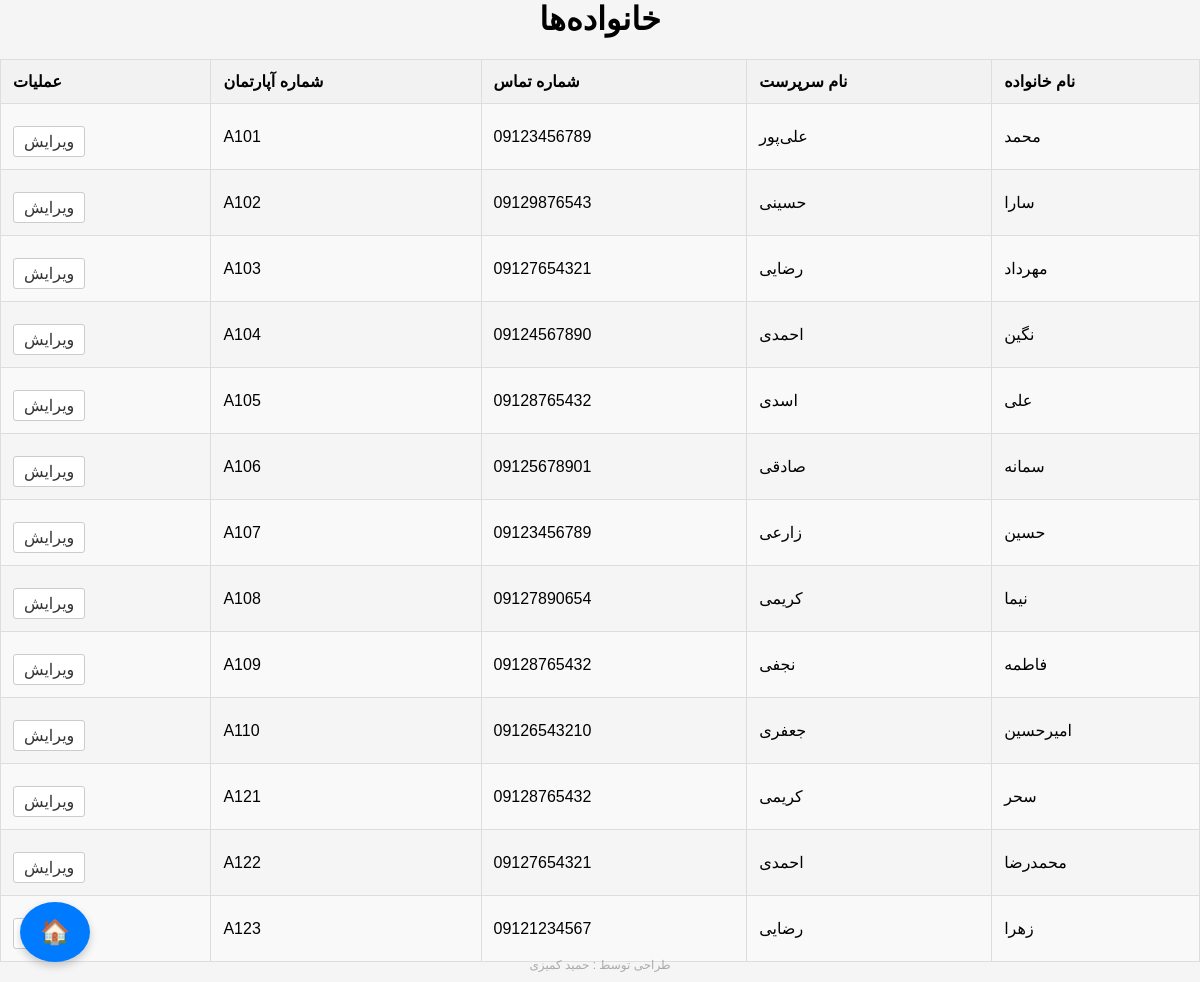
Screenshot of /view_families.php (signed in) with the database file from the repository.
### tables this page shows
CREATE TABLE `families` (
  `id` int(11) NOT NULL,
  `family_name` varchar(100) NOT NULL,
  `head_name` varchar(100) NOT NULL,
  `contact_number` varchar(20) NOT NULL,
  `apartment_number` varchar(20) NOT NULL
);

### view_families.php (the view, shortened to what this page needs)
<?php
include 'db.php';
$stmt = $pdo->query('SELECT * FROM families');
$families = $stmt->fetchAll();
?>
<html lang="fa" dir="rtl">
<head>
    <link rel="stylesheet" href="style.css">
</head>
<body>
    <h1>خانواده‌ها</h1>
    <table>
        <tr>
            <th>نام خانواده</th>
            <th>نام سرپرست</th>
            <th>شماره تماس</th>
            <th>شماره آپارتمان</th>
            <th>عملیات</th>
        </tr>
        <?php foreach ($families as $family): ?>
        <tr>
            <td><?= htmlspecialchars($family['family_name']) ?></td>
            <td><?= htmlspecialchars($family['head_name']) ?></td>
            <td><?= htmlspecialchars($family['contact_number']) ?></td>
            <td><?= htmlspecialchars($family['apartment_number']) ?></td>
            <td>
                <a href="edit_family.php?id=<?= $family['id'] ?>">ویرایش</a>
            </td>
        </tr>
        <?php endforeach; ?>
    </table>
                <a href="dashboard.php" class="float-button">&#127968;</a>
        <?php include 'footer.php'; ?>
</body>
</html>

### style.css (style rules this page uses)
body { font-family: 'Iransans', Arial, sans-serif; margin: 0; padding: 0; background-color: #f5f5f5; direction: rtl; text-align: right; }
table { width: 100%; border-collapse: collapse; margin: 20px 0; }
table, th, td { border: 1px solid #ddd; }
th, td { padding: 12px; text-align: left; }
th { background-color: #f2f2f2; font-weight: bold; }
tr:nth-child(even) { background-color: #f9f9f9; }
h1 { text-align: center; }
a { display: inline-block; padding: 5px 10px; text-decoration: none; color: #333; border: 1px solid #ccc; background-color: #fff; border-radius: 3px; margin-top: 10px; }
.float-button { position: fixed; bottom: 20px; left: 20px; width: 50px; height: 50px; background-color: #007bff; color: #fff; border: none; border-radius: 50%; font-size: 24px; text-align: center; line-height: 50px; cursor: pointer; box-shadow: 0px 4px 8px rgba(0, 0, 0, 0.2); transition: background-color 0.3s ease; }

### rows the page displays
families: family_name "محمد", head_name "علی‌پور", contact_number "09123456789", apartment_number "A101"
families: family_name "سارا", head_name "حسینی", contact_number "09129876543", apartment_number "A102"
families: family_name "مهرداد", head_name "رضایی", contact_number "09127654321", apartment_number "A103"
families: family_name "نگین", head_name "احمدی", contact_number "09124567890", apartment_number "A104"
families: family_name "علی", head_name "اسدی", contact_number "09128765432", apartment_number "A105"
families: family_name "سمانه", head_name "صادقی", contact_number "09125678901", apartment_number "A106"
families: family_name "حسین", head_name "زارعی", contact_number "09123456789", apartment_number "A107"
families: family_name "نیما", head_name "کریمی", contact_number "09127890654", apartment_number "A108"
families: family_name "فاطمه", head_name "نجفی", contact_number "09128765432", apartment_number "A109"
families: family_name "امیرحسین", head_name "جعفری", contact_number "09126543210", apartment_number "A110"
families: family_name "سحر", head_name "کریمی", contact_number "09128765432", apartment_number "A121"
families: family_name "محمدرضا", head_name "احمدی", contact_number "09127654321", apartment_number "A122"
families: family_name "زهرا", head_name "رضایی", contact_number "09121234567", apartment_number "A123"
